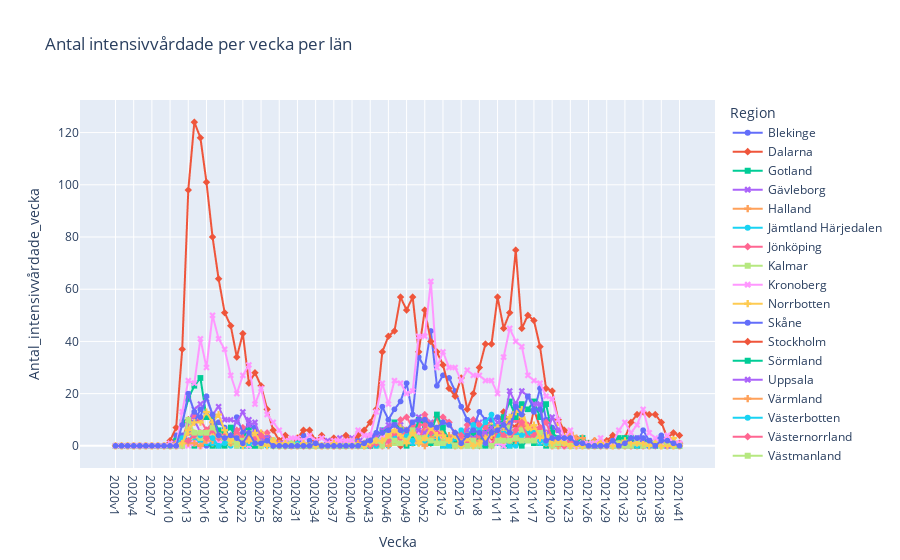

The code cell stored with this chart in its notebook:
### Markdown cell above
- 4. the cases of new intensive hospital care across läns

### Code cell
fig = px.line(covid19_län, x='Vecka', y='Antal_intensivvårdade_vecka', color='Region', symbol="Region", title="Antal intensivvårdade per vecka per län")
fig.show()

### Figure 1 — Plotly figure (JSON) as saved in the notebook; plotly's stock layout.template omitted (floating-point values rounded to 4 significant figures)
{"data": [{"hovertemplate": "Region=Blekinge<br>Vecka=%{x}<br>Antal_intensivvårdade_vecka=%{y}<extra></extra>", "legendgroup": "Blekinge", "line": {"color": "#636efa", "dash": "solid"}, "marker": {"symbol": "circle"}, "mode": "lines+markers", "name": "Blekinge", "showlegend": true, "type": "scattergl", "x": ["2020v1", "2020v2", "2020v3", "2020v4", "2020v5", "2020v6", "2020v7", "2020v8", "2020v9", "2020v10", "2020v11", "2020v12", "2020v13", "2020v14", "2020v15", "2020v16", "2020v17", "2020v18", "2020v19", "2020v20", "2020v21", "2020v22", "2020v23", "2020v24", "2020v25", "2020v26", "2020v27", "2020v28", "2020v29", "2020v30", "2020v31", "2020v32", "2020v33", "2020v34", "2020v35", "2020v36", "2020v37", "2020v38", "2020v39", "2020v40", "2020v41", "2020v42", "2020v43", "2020v44", "2020v45", "2020v46", "2020v47", "2020v48", "2020v49", "2020v50", "2020v51", "2020v52", "2020v53", "2021v1", "2021v2", "2021v3", "2021v4", "2021v5", "2021v6", "2021v7", "2021v8", "2021v9", "2021v10", "2021v11", "2021v12", "2021v13", "2021v14", "2021v15", "2021v16", "2021v17", "2021v18", "2021v19", "2021v20", "2021v21", "2021v22", "2021v23", "2021v24", "2021v25", "2021v26", "2021v27", "2021v28", "2021v29", "2021v30", "2021v31", "2021v32", "2021v33", "2021v34", "2021v35", "2021v36", "2021v37", "2021v38", "2021v39", "2021v40", "2021v41"], "xaxis": "x", "y": [0, 0, 0, 0, 0, 0, 0, 0, 0, 0, 0, 0, 1, 1, 0, 0, 0, 0, 0, 1, 0, 0, 1, 1, 2, 1, 0, 0, 0, 0, 0, 0, 0, 1, 0, 0, 0, 0, 0, 0, 0, 0, 0, 1, 0, 0, 2, 0, 1, 2, 5, 2, 2, 3, 1, 3, 1, 1, 1, 2, 2, 0, 0, 2, 0, 2, 1, 1, 2, 3, 3, 2, 2, 0, 1, 0, 1, 0, 0, 0, 0, 0, 0, 0, 0, 0, 1, 1, 0, 0, 0, 1, 0, 1], "yaxis": "y"}, {"hovertemplate": "Region=Dalarna<br>Vecka=%{x}<br>Antal_intensivvårdade_vecka=%{y}<extra></extra>", "legendgroup": "Dalarna", "line": {"color": "#EF553B", "dash": "solid"}, "marker": {"symbol": "diamond"}, "mode": "lines+markers", "name": "Dalarna", "showlegend": true, "type": "scattergl", "x": ["2020v1", "2020v2", "2020v3", "2020v4", "2020v5", "2020v6", "2020v7", "2020v8", "2020v9", "2020v10", "2020v11", "2020v12", "2020v13", "2020v14", "2020v15", "2020v16", "2020v17", "2020v18", "2020v19", "2020v20", "2020v21", "2020v22", "2020v23", "2020v24", "2020v25", "2020v26", "2020v27", "2020v28", "2020v29", "2020v30", "2020v31", "2020v32", "2020v33", "2020v34", "2020v35", "2020v36", "2020v37", "2020v38", "2020v39", "2020v40", "2020v41", "2020v42", "2020v43", "2020v44", "2020v45", "2020v46", "2020v47", "2020v48", "2020v49", "2020v50", "2020v51", "2020v52", "2020v53", "2021v1", "2021v2", "2021v3", "2021v4", "2021v5", "2021v6", "2021v7", "2021v8", "2021v9", "2021v10", "2021v11", "2021v12", "2021v13", "2021v14", "2021v15", "2021v16", "2021v17", "2021v18", "2021v19", "2021v20", "2021v21", "2021v22", "2021v23", "2021v24", "2021v25", "2021v26", "2021v27", "2021v28", "2021v29", "2021v30", "2021v31", "2021v32", "2021v33", "2021v34", "2021v35", "2021v36", "2021v37", "2021v38", "2021v39", "2021v40", "2021v41"], "xaxis": "x", "y": [0, 0, 0, 0, 0, 0, 0, 0, 0, 0, 0, 2, 10, 9, 10, 6, 7, 5, 4, 3, 1, 3, 3, 1, 0, 1, 0, 0, 1, 1, 0, 0, 0, 0, 0, 1, 0, 0, 0, 0, 1, 0, 0, 2, 2, 3, 3, 0, 1, 2, 2, 2, 1, 5, 2, 1, 2, 2, 1, 2, 0, 3, 2, 8, 13, 9, 7, 12, 3, 14, 7, 2, 3, 2, 1, 1, 0, 1, 0, 0, 0, 0, 0, 0, 0, 0, 1, 2, 0, 0, 0, 0, 1, 0], "yaxis": "y"}, {"hovertemplate": "Region=Gotland<br>Vecka=%{x}<br>Antal_intensivvårdade_vecka=%{y}<extra></extra>", "legendgroup": "Gotland", "line": {"color": "#00cc96", "dash": "solid"}, "marker": {"symbol": "square"}, "mode": "lines+markers", "name": "Gotland", "showlegend": true, "type": "scattergl", "x": ["2020v1", "2020v2", "2020v3", "2020v4", "2020v5", "2020v6", "2020v7", "2020v8", "2020v9", "2020v10", "2020v11", "2020v12", "2020v13", "2020v14", "2020v15", "2020v16", "2020v17", "2020v18", "2020v19", "2020v20", "2020v21", "2020v22", "2020v23", "2020v24", "2020v25", "2020v26", "2020v27", "2020v28", "2020v29", "2020v30", "2020v31", "2020v32", "2020v33", "2020v34", "2020v35", "2020v36", "2020v37", "2020v38", "2020v39", "2020v40", "2020v41", "2020v42", "2020v43", "2020v44", "2020v45", "2020v46", "2020v47", "2020v48", "2020v49", "2020v50", "2020v51", "2020v52", "2020v53", "2021v1", "2021v2", "2021v3", "2021v4", "2021v5", "2021v6", "2021v7", "2021v8", "2021v9", "2021v10", "2021v11", "2021v12", "2021v13", "2021v14", "2021v15", "2021v16", "2021v17", "2021v18", "2021v19", "2021v20", "2021v21", "2021v22", "2021v23", "2021v24", "2021v25", "2021v26", "2021v27", "2021v28", "2021v29", "2021v30", "2021v31", "2021v32", "2021v33", "2021v34", "2021v35", "2021v36", "2021v37", "2021v38", "2021v39", "2021v40", "2021v41"], "xaxis": "x", "y": [0, 0, 0, 0, 0, 0, 0, 0, 0, 0, 0, 0, 2, 0, 1, 1, 0, 0, 0, 1, 0, 0, 0, 0, 0, 1, 0, 0, 0, 0, 0, 0, 0, 1, 0, 0, 0, 0, 0, 0, 0, 0, 0, 0, 1, 1, 3, 4, 0, 1, 2, 1, 1, 2, 0, 0, 0, 1, 0, 0, 0, 0, 1, 1, 0, 0, 1, 0, 2, 1, 1, 0, 1, 0, 0, 0, 0, 0, 0, 0, 0, 0, 0, 0, 0, 0, 0, 0, 1, 0, 0, 0, 0, 0], "yaxis": "y"}, {"hovertemplate": "Region=Gävleborg<br>Vecka=%{x}<br>Antal_intensivvårdade_vecka=%{y}<extra></extra>", "legendgroup": "Gävleborg", "line": {"color": "#ab63fa", "dash": "solid"}, "marker": {"symbol": "x"}, "mode": "lines+markers", "name": "Gävleborg", "showlegend": true, "type": "scattergl", "x": ["2020v1", "2020v2", "2020v3", "2020v4", "2020v5", "2020v6", "2020v7", "2020v8", "2020v9", "2020v10", "2020v11", "2020v12", "2020v13", "2020v14", "2020v15", "2020v16", "2020v17", "2020v18", "2020v19", "2020v20", "2020v21", "2020v22", "2020v23", "2020v24", "2020v25", "2020v26", "2020v27", "2020v28", "2020v29", "2020v30", "2020v31", "2020v32", "2020v33", "2020v34", "2020v35", "2020v36", "2020v37", "2020v38", "2020v39", "2020v40", "2020v41", "2020v42", "2020v43", "2020v44", "2020v45", "2020v46", "2020v47", "2020v48", "2020v49", "2020v50", "2020v51", "2020v52", "2020v53", "2021v1", "2021v2", "2021v3", "2021v4", "2021v5", "2021v6", "2021v7", "2021v8", "2021v9", "2021v10", "2021v11", "2021v12", "2021v13", "2021v14", "2021v15", "2021v16", "2021v17", "2021v18", "2021v19", "2021v20", "2021v21", "2021v22", "2021v23", "2021v24", "2021v25", "2021v26", "2021v27", "2021v28", "2021v29", "2021v30", "2021v31", "2021v32", "2021v33", "2021v34", "2021v35", "2021v36", "2021v37", "2021v38", "2021v39", "2021v40", "2021v41"], "xaxis": "x", "y": [0, 0, 0, 0, 0, 0, 0, 0, 0, 0, 0, 1, 5, 10, 5, 4, 6, 5, 3, 2, 4, 3, 10, 5, 3, 1, 2, 1, 1, 0, 0, 0, 0, 0, 0, 1, 0, 3, 1, 0, 0, 0, 0, 0, 2, 2, 2, 8, 6, 9, 11, 9, 9, 6, 2, 3, 1, 2, 6, 2, 9, 6, 7, 4, 4, 8, 10, 14, 7, 5, 3, 4, 2, 1, 0, 0, 0, 1, 0, 0, 0, 1, 0, 0, 1, 1, 0, 0, 2, 0, 2, 0, 1, 0], "yaxis": "y"}, {"hovertemplate": "Region=Halland<br>Vecka=%{x}<br>Antal_intensivvårdade_vecka=%{y}<extra></extra>", "legendgroup": "Halland", "line": {"color": "#FFA15A", "dash": "solid"}, "marker": {"symbol": "cross"}, "mode": "lines+markers", "name": "Halland", "showlegend": true, "type": "scattergl", "x": ["2020v1", "2020v2", "2020v3", "2020v4", "2020v5", "2020v6", "2020v7", "2020v8", "2020v9", "2020v10", "2020v11", "2020v12", "2020v13", "2020v14", "2020v15", "2020v16", "2020v17", "2020v18", "2020v19", "2020v20", "2020v21", "2020v22", "2020v23", "2020v24", "2020v25", "2020v26", "2020v27", "2020v28", "2020v29", "2020v30", "2020v31", "2020v32", "2020v33", "2020v34", "2020v35", "2020v36", "2020v37", "2020v38", "2020v39", "2020v40", "2020v41", "2020v42", "2020v43", "2020v44", "2020v45", "2020v46", "2020v47", "2020v48", "2020v49", "2020v50", "2020v51", "2020v52", "2020v53", "2021v1", "2021v2", "2021v3", "2021v4", "2021v5", "2021v6", "2021v7", "2021v8", "2021v9", "2021v10", "2021v11", "2021v12", "2021v13", "2021v14", "2021v15", "2021v16", "2021v17", "2021v18", "2021v19", "2021v20", "2021v21", "2021v22", "2021v23", "2021v24", "2021v25", "2021v26", "2021v27", "2021v28", "2021v29", "2021v30", "2021v31", "2021v32", "2021v33", "2021v34", "2021v35", "2021v36", "2021v37", "2021v38", "2021v39", "2021v40", "2021v41"], "xaxis": "x", "y": [0, 0, 0, 0, 0, 0, 0, 0, 0, 0, 0, 2, 7, 2, 4, 2, 1, 4, 2, 2, 1, 3, 2, 1, 1, 2, 1, 0, 0, 1, 0, 1, 0, 0, 0, 1, 0, 0, 0, 2, 2, 0, 2, 1, 1, 1, 3, 2, 4, 1, 2, 6, 6, 11, 3, 4, 4, 4, 4, 4, 6, 4, 8, 3, 7, 6, 5, 8, 5, 3, 4, 4, 0, 1, 0, 0, 0, 0, 0, 0, 0, 0, 2, 0, 0, 1, 1, 1, 1, 1, 0, 0, 0, 0], "yaxis": "y"}, {"hovertemplate": "Region=Jämtland Härjedalen<br>Vecka=%{x}<br>Antal_intensivvårdade_vecka=%{y}<extra></extra>", "legendgroup": "Jämtland Härjedalen", "line": {"color": "#19d3f3", "dash": "solid"}, "marker": {"symbol": "circle"}, "mode": "lines+markers", "name": "Jämtland Härjedalen", "showlegend": true, "type": "scattergl", "x": ["2020v1", "2020v2", "2020v3", "2020v4", "2020v5", "2020v6", "2020v7", "2020v8", "2020v9", "2020v10", "2020v11", "2020v12", "2020v13", "2020v14", "2020v15", "2020v16", "2020v17", "2020v18", "2020v19", "2020v20", "2020v21", "2020v22", "2020v23", "2020v24", "2020v25", "2020v26", "2020v27", "2020v28", "2020v29", "2020v30", "2020v31", "2020v32", "2020v33", "2020v34", "2020v35", "2020v36", "2020v37", "2020v38", "2020v39", "2020v40", "2020v41", "2020v42", "2020v43", "2020v44", "2020v45", "2020v46", "2020v47", "2020v48", "2020v49", "2020v50", "2020v51", "2020v52", "2020v53", "2021v1", "2021v2", "2021v3", "2021v4", "2021v5", "2021v6", "2021v7", "2021v8", "2021v9", "2021v10", "2021v11", "2021v12", "2021v13", "2021v14", "2021v15", "2021v16", "2021v17", "2021v18", "2021v19", "2021v20", "2021v21", "2021v22", "2021v23", "2021v24", "2021v25", "2021v26", "2021v27", "2021v28", "2021v29", "2021v30", "2021v31", "2021v32", "2021v33", "2021v34", "2021v35", "2021v36", "2021v37", "2021v38", "2021v39", "2021v40", "2021v41"], "xaxis": "x", "y": [0, 0, 0, 0, 0, 0, 0, 0, 0, 0, 0, 0, 1, 2, 2, 1, 1, 1, 4, 0, 3, 0, 1, 0, 0, 0, 1, 0, 1, 0, 1, 1, 0, 0, 0, 0, 0, 0, 0, 0, 2, 0, 0, 1, 0, 0, 2, 5, 2, 1, 1, 3, 4, 1, 1, 2, 0, 0, 2, 0, 0, 1, 0, 1, 1, 0, 0, 4, 4, 5, 1, 1, 1, 2, 0, 0, 0, 0, 0, 0, 0, 0, 0, 1, 0, 0, 0, 0, 0, 0, 0, 1, 0, 0], "yaxis": "y"}, {"hovertemplate": "Region=Jönköping<br>Vecka=%{x}<br>Antal_intensivvårdade_vecka=%{y}<extra></extra>", "legendgroup": "Jönköping", "line": {"color": "#FF6692", "dash": "solid"}, "marker": {"symbol": "diamond"}, "mode": "lines+markers", "name": "Jönköping", "showlegend": true, "type": "scattergl", "x": ["2020v1", "2020v2", "2020v3", "2020v4", "2020v5", "2020v6", "2020v7", "2020v8", "2020v9", "2020v10", "2020v11", "2020v12", "2020v13", "2020v14", "2020v15", "2020v16", "2020v17", "2020v18", "2020v19", "2020v20", "2020v21", "2020v22", "2020v23", "2020v24", "2020v25", "2020v26", "2020v27", "2020v28", "2020v29", "2020v30", "2020v31", "2020v32", "2020v33", "2020v34", "2020v35", "2020v36", "2020v37", "2020v38", "2020v39", "2020v40", "2020v41", "2020v42", "2020v43", "2020v44", "2020v45", "2020v46", "2020v47", "2020v48", "2020v49", "2020v50", "2020v51", "2020v52", "2020v53", "2021v1", "2021v2", "2021v3", "2021v4", "2021v5", "2021v6", "2021v7", "2021v8", "2021v9", "2021v10", "2021v11", "2021v12", "2021v13", "2021v14", "2021v15", "2021v16", "2021v17", "2021v18", "2021v19", "2021v20", "2021v21", "2021v22", "2021v23", "2021v24", "2021v25", "2021v26", "2021v27", "2021v28", "2021v29", "2021v30", "2021v31", "2021v32", "2021v33", "2021v34", "2021v35", "2021v36", "2021v37", "2021v38", "2021v39", "2021v40", "2021v41"], "xaxis": "x", "y": [0, 0, 0, 0, 0, 0, 0, 0, 0, 0, 1, 0, 9, 12, 10, 6, 9, 5, 4, 4, 6, 7, 5, 3, 5, 5, 2, 1, 0, 1, 0, 0, 0, 0, 0, 1, 0, 0, 0, 0, 1, 1, 4, 4, 5, 7, 4, 10, 11, 7, 8, 12, 8, 11, 11, 9, 4, 3, 8, 10, 8, 7, 10, 7, 9, 8, 10, 9, 8, 7, 3, 5, 3, 0, 0, 2, 1, 1, 0, 0, 2, 1, 1, 1, 0, 0, 2, 0, 0, 1, 0, 0, 1, 1], "yaxis": "y"}, {"hovertemplate": "Region=Kalmar<br>Vecka=%{x}<br>Antal_intensivvårdade_vecka=%{y}<extra></extra>", "legendgroup": "Kalmar", "line": {"color": "#B6E880", "dash": "solid"}, "marker": {"symbol": "square"}, "mode": "lines+markers", "name": "Kalmar", "showlegend": true, "type": "scattergl", "x": ["2020v1", "2020v2", "2020v3", "2020v4", "2020v5", "2020v6", "2020v7", "2020v8", "2020v9", "2020v10", "2020v11", "2020v12", "2020v13", "2020v14", "2020v15", "2020v16", "2020v17", "2020v18", "2020v19", "2020v20", "2020v21", "2020v22", "2020v23", "2020v24", "2020v25", "2020v26", "2020v27", "2020v28", "2020v29", "2020v30", "2020v31", "2020v32", "2020v33", "2020v34", "2020v35", "2020v36", "2020v37", "2020v38", "2020v39", "2020v40", "2020v41", "2020v42", "2020v43", "2020v44", "2020v45", "2020v46", "2020v47", "2020v48", "2020v49", "2020v50", "2020v51", "2020v52", "2020v53", "2021v1", "2021v2", "2021v3", "2021v4", "2021v5", "2021v6", "2021v7", "2021v8", "2021v9", "2021v10", "2021v11", "2021v12", "2021v13", "2021v14", "2021v15", "2021v16", "2021v17", "2021v18", "2021v19", "2021v20", "2021v21", "2021v22", "2021v23", "2021v24", "2021v25", "2021v26", "2021v27", "2021v28", "2021v29", "2021v30", "2021v31", "2021v32", "2021v33", "2021v34", "2021v35", "2021v36", "2021v37", "2021v38", "2021v39", "2021v40", "2021v41"], "xaxis": "x", "y": [0, 0, 0, 0, 0, 0, 0, 0, 0, 0, 0, 0, 1, 4, 3, 5, 4, 2, 3, 1, 0, 1, 3, 1, 0, 1, 0, 1, 1, 0, 0, 0, 0, 0, 0, 0, 0, 0, 0, 0, 0, 0, 0, 0, 1, 1, 1, 1, 4, 2, 2, 2, 3, 7, 3, 1, 1, 1, 2, 0, 3, 3, 1, 2, 2, 7, 4, 6, 6, 3, 2, 1, 1, 0, 0, 0, 0, 0, 0, 0, 0, 0, 0, 0, 0, 0, 0, 0, 0, 0, 0, 0, 0, 0], "yaxis": "y"}, {"hovertemplate": "Region=Kronoberg<br>Vecka=%{x}<br>Antal_intensivvårdade_vecka=%{y}<extra></extra>", "legendgroup": "Kronoberg", "line": {"color": "#FF97FF", "dash": "solid"}, "marker": {"symbol": "x"}, "mode": "lines+markers", "name": "Kronoberg", "showlegend": true, "type": "scattergl", "x": ["2020v1", "2020v2", "2020v3", "2020v4", "2020v5", "2020v6", "2020v7", "2020v8", "2020v9", "2020v10", "2020v11", "2020v12", "2020v13", "2020v14", "2020v15", "2020v16", "2020v17", "2020v18", "2020v19", "2020v20", "2020v21", "2020v22", "2020v23", "2020v24", "2020v25", "2020v26", "2020v27", "2020v28", "2020v29", "2020v30", "2020v31", "2020v32", "2020v33", "2020v34", "2020v35", "2020v36", "2020v37", "2020v38", "2020v39", "2020v40", "2020v41", "2020v42", "2020v43", "2020v44", "2020v45", "2020v46", "2020v47", "2020v48", "2020v49", "2020v50", "2020v51", "2020v52", "2020v53", "2021v1", "2021v2", "2021v3", "2021v4", "2021v5", "2021v6", "2021v7", "2021v8", "2021v9", "2021v10", "2021v11", "2021v12", "2021v13", "2021v14", "2021v15", "2021v16", "2021v17", "2021v18", "2021v19", "2021v20", "2021v21", "2021v22", "2021v23", "2021v24", "2021v25", "2021v26", "2021v27", "2021v28", "2021v29", "2021v30", "2021v31", "2021v32", "2021v33", "2021v34", "2021v35", "2021v36", "2021v37", "2021v38", "2021v39", "2021v40", "2021v41"], "xaxis": "x", "y": [0, 0, 0, 0, 0, 0, 0, 0, 0, 0, 0, 0, 0, 1, 0, 2, 4, 1, 2, 2, 3, 2, 0, 2, 2, 1, 1, 0, 0, 0, 0, 0, 0, 0, 0, 0, 0, 1, 0, 0, 0, 1, 2, 1, 3, 1, 5, 1, 3, 2, 5, 5, 6, 6, 4, 2, 3, 3, 4, 2, 4, 5, 1, 1, 0, 4, 6, 2, 2, 3, 2, 5, 0, 1, 0, 0, 0, 0, 0, 1, 0, 0, 0, 1, 0, 0, 1, 1, 1, 0, 0, 0, 0, 1], "yaxis": "y"}, {"hovertemplate": "Region=Norrbotten<br>Vecka=%{x}<br>Antal_intensivvårdade_vecka=%{y}<extra></extra>", "legendgroup": "Norrbotten", "line": {"color": "#FECB52", "dash": "solid"}, "marker": {"symbol": "cross"}, "mode": "lines+markers", "name": "Norrbotten", "showlegend": true, "type": "scattergl", "x": ["2020v1", "2020v2", "2020v3", "2020v4", "2020v5", "2020v6", "2020v7", "2020v8", "2020v9", "2020v10", "2020v11", "2020v12", "2020v13", "2020v14", "2020v15", "2020v16", "2020v17", "2020v18", "2020v19", "2020v20", "2020v21", "2020v22", "2020v23", "2020v24", "2020v25", "2020v26", "2020v27", "2020v28", "2020v29", "2020v30", "2020v31", "2020v32", "2020v33", "2020v34", "2020v35", "2020v36", "2020v37", "2020v38", "2020v39", "2020v40", "2020v41", "2020v42", "2020v43", "2020v44", "2020v45", "2020v46", "2020v47", "2020v48", "2020v49", "2020v50", "2020v51", "2020v52", "2020v53", "2021v1", "2021v2", "2021v3", "2021v4", "2021v5", "2021v6", "2021v7", "2021v8", "2021v9", "2021v10", "2021v11", "2021v12", "2021v13", "2021v14", "2021v15", "2021v16", "2021v17", "2021v18", "2021v19", "2021v20", "2021v21", "2021v22", "2021v23", "2021v24", "2021v25", "2021v26", "2021v27", "2021v28", "2021v29", "2021v30", "2021v31", "2021v32", "2021v33", "2021v34", "2021v35", "2021v36", "2021v37", "2021v38", "2021v39", "2021v40", "2021v41"], "xaxis": "x", "y": [0, 0, 0, 0, 0, 0, 0, 0, 0, 0, 0, 3, 5, 5, 5, 5, 5, 3, 3, 2, 1, 0, 3, 3, 5, 3, 2, 0, 1, 1, 3, 1, 1, 0, 0, 0, 0, 0, 0, 1, 2, 1, 3, 1, 1, 4, 2, 7, 6, 3, 1, 1, 4, 3, 5, 2, 0, 4, 4, 6, 5, 2, 8, 3, 7, 4, 4, 11, 7, 6, 7, 4, 3, 9, 4, 4, 1, 0, 1, 0, 2, 0, 0, 1, 0, 0, 0, 1, 0, 1, 1, 0, 3, 0], "yaxis": "y"}, {"hovertemplate": "Region=Skåne<br>Vecka=%{x}<br>Antal_intensivvårdade_vecka=%{y}<extra></extra>", "legendgroup": "Skåne", "line": {"color": "#636efa", "dash": "solid"}, "marker": {"symbol": "circle"}, "mode": "lines+markers", "name": "Skåne", "showlegend": true, "type": "scattergl", "x": ["2020v1", "2020v2", "2020v3", "2020v4", "2020v5", "2020v6", "2020v7", "2020v8", "2020v9", "2020v10", "2020v11", "2020v12", "2020v13", "2020v14", "2020v15", "2020v16", "2020v17", "2020v18", "2020v19", "2020v20", "2020v21", "2020v22", "2020v23", "2020v24", "2020v25", "2020v26", "2020v27", "2020v28", "2020v29", "2020v30", "2020v31", "2020v32", "2020v33", "2020v34", "2020v35", "2020v36", "2020v37", "2020v38", "2020v39", "2020v40", "2020v41", "2020v42", "2020v43", "2020v44", "2020v45", "2020v46", "2020v47", "2020v48", "2020v49", "2020v50", "2020v51", "2020v52", "2020v53", "2021v1", "2021v2", "2021v3", "2021v4", "2021v5", "2021v6", "2021v7", "2021v8", "2021v9", "2021v10", "2021v11", "2021v12", "2021v13", "2021v14", "2021v15", "2021v16", "2021v17", "2021v18", "2021v19", "2021v20", "2021v21", "2021v22", "2021v23", "2021v24", "2021v25", "2021v26", "2021v27", "2021v28", "2021v29", "2021v30", "2021v31", "2021v32", "2021v33", "2021v34", "2021v35", "2021v36", "2021v37", "2021v38", "2021v39", "2021v40", "2021v41"], "xaxis": "x", "y": [0, 0, 0, 0, 0, 0, 0, 0, 0, 0, 4, 4, 6, 9, 14, 12, 9, 9, 7, 2, 11, 5, 8, 7, 0, 3, 0, 1, 0, 2, 0, 4, 2, 0, 0, 0, 2, 1, 1, 1, 2, 1, 4, 5, 15, 10, 14, 17, 24, 12, 34, 30, 44, 23, 27, 26, 21, 15, 10, 7, 13, 10, 10, 11, 7, 10, 16, 14, 14, 13, 22, 10, 7, 6, 1, 3, 0, 0, 0, 0, 0, 1, 2, 2, 1, 1, 1, 6, 2, 2, 4, 2, 1, 0], "yaxis": "y"}, {"hovertemplate": "Region=Stockholm<br>Vecka=%{x}<br>Antal_intensivvårdade_vecka=%{y}<extra></extra>", "legendgroup": "Stockholm", "line": {"color": "#EF553B", "dash": "solid"}, "marker": {"symbol": "diamond"}, "mode": "lines+markers", "name": "Stockholm", "showlegend": true, "type": "scattergl", "x": ["2020v1", "2020v2", "2020v3", "2020v4", "2020v5", "2020v6", "2020v7", "2020v8", "2020v9", "2020v10", "2020v11", "2020v12", "2020v13", "2020v14", "2020v15", "2020v16", "2020v17", "2020v18", "2020v19", "2020v20", "2020v21", "2020v22", "2020v23", "2020v24", "2020v25", "2020v26", "2020v27", "2020v28", "2020v29", "2020v30", "2020v31", "2020v32", "2020v33", "2020v34", "2020v35", "2020v36", "2020v37", "2020v38", "2020v39", "2020v40", "2020v41", "2020v42", "2020v43", "2020v44", "2020v45", "2020v46", "2020v47", "2020v48", "2020v49", "2020v50", "2020v51", "2020v52", "2020v53", "2021v1", "2021v2", "2021v3", "2021v4", "2021v5", "2021v6", "2021v7", "2021v8", "2021v9", "2021v10", "2021v11", "2021v12", "2021v13", "2021v14", "2021v15", "2021v16", "2021v17", "2021v18", "2021v19", "2021v20", "2021v21", "2021v22", "2021v23", "2021v24", "2021v25", "2021v26", "2021v27", "2021v28", "2021v29", "2021v30", "2021v31", "2021v32", "2021v33", "2021v34", "2021v35", "2021v36", "2021v37", "2021v38", "2021v39", "2021v40", "2021v41"], "xaxis": "x", "y": [0, 0, 0, 0, 0, 0, 0, 0, 0, 2, 7, 37, 98, 124, 118, 101, 80, 64, 51, 46, 34, 43, 24, 28, 23, 14, 6, 2, 4, 1, 3, 6, 6, 2, 4, 1, 3, 0, 4, 2, 4, 6, 9, 14, 36, 42, 44, 57, 52, 57, 36, 52, 40, 36, 31, 22, 19, 26, 14, 20, 30, 39, 39, 57, 45, 51, 75, 45, 50, 48, 38, 22, 21, 10, 6, 4, 3, 3, 1, 2, 0, 2, 4, 1, 3, 9, 12, 13, 12, 12, 9, 3, 5, 4], "yaxis": "y"}, {"hovertemplate": "Region=Sörmland<br>Vecka=%{x}<br>Antal_intensivvårdade_vecka=%{y}<extra></extra>", "legendgroup": "Sörmland", "line": {"color": "#00cc96", "dash": "solid"}, "marker": {"symbol": "square"}, "mode": "lines+markers", "name": "Sörmland", "showlegend": true, "type": "scattergl", "x": ["2020v1", "2020v2", "2020v3", "2020v4", "2020v5", "2020v6", "2020v7", "2020v8", "2020v9", "2020v10", "2020v11", "2020v12", "2020v13", "2020v14", "2020v15", "2020v16", "2020v17", "2020v18", "2020v19", "2020v20", "2020v21", "2020v22", "2020v23", "2020v24", "2020v25", "2020v26", "2020v27", "2020v28", "2020v29", "2020v30", "2020v31", "2020v32", "2020v33", "2020v34", "2020v35", "2020v36", "2020v37", "2020v38", "2020v39", "2020v40", "2020v41", "2020v42", "2020v43", "2020v44", "2020v45", "2020v46", "2020v47", "2020v48", "2020v49", "2020v50", "2020v51", "2020v52", "2020v53", "2021v1", "2021v2", "2021v3", "2021v4", "2021v5", "2021v6", "2021v7", "2021v8", "2021v9", "2021v10", "2021v11", "2021v12", "2021v13", "2021v14", "2021v15", "2021v16", "2021v17", "2021v18", "2021v19", "2021v20", "2021v21", "2021v22", "2021v23", "2021v24", "2021v25", "2021v26", "2021v27", "2021v28", "2021v29", "2021v30", "2021v31", "2021v32", "2021v33", "2021v34", "2021v35", "2021v36", "2021v37", "2021v38", "2021v39", "2021v40", "2021v41"], "xaxis": "x", "y": [0, 0, 0, 0, 0, 0, 0, 0, 0, 0, 2, 9, 18, 23, 26, 11, 11, 6, 5, 7, 2, 3, 6, 0, 1, 1, 2, 0, 0, 0, 0, 0, 0, 0, 0, 0, 0, 0, 0, 1, 0, 0, 0, 2, 6, 6, 9, 6, 5, 3, 10, 8, 5, 12, 7, 2, 2, 4, 3, 4, 3, 5, 7, 5, 11, 17, 11, 16, 14, 17, 11, 16, 5, 3, 3, 0, 1, 3, 1, 0, 0, 0, 0, 3, 3, 3, 0, 2, 1, 0, 1, 0, 0, 0], "yaxis": "y"}, {"hovertemplate": "Region=Uppsala<br>Vecka=%{x}<br>Antal_intensivvårdade_vecka=%{y}<extra></extra>", "legendgroup": "Uppsala", "line": {"color": "#ab63fa", "dash": "solid"}, "marker": {"symbol": "x"}, "mode": "lines+markers", "name": "Uppsala", "showlegend": true, "type": "scattergl", "x": ["2020v1", "2020v2", "2020v3", "2020v4", "2020v5", "2020v6", "2020v7", "2020v8", "2020v9", "2020v10", "2020v11", "2020v12", "2020v13", "2020v14", "2020v15", "2020v16", "2020v17", "2020v18", "2020v19", "2020v20", "2020v21", "2020v22", "2020v23", "2020v24", "2020v25", "2020v26", "2020v27", "2020v28", "2020v29", "2020v30", "2020v31", "2020v32", "2020v33", "2020v34", "2020v35", "2020v36", "2020v37", "2020v38", "2020v39", "2020v40", "2020v41", "2020v42", "2020v43", "2020v44", "2020v45", "2020v46", "2020v47", "2020v48", "2020v49", "2020v50", "2020v51", "2020v52", "2020v53", "2021v1", "2021v2", "2021v3", "2021v4", "2021v5", "2021v6", "2021v7", "2021v8", "2021v9", "2021v10", "2021v11", "2021v12", "2021v13", "2021v14", "2021v15", "2021v16", "2021v17", "2021v18", "2021v19", "2021v20", "2021v21", "2021v22", "2021v23", "2021v24", "2021v25", "2021v26", "2021v27", "2021v28", "2021v29", "2021v30", "2021v31", "2021v32", "2021v33", "2021v34", "2021v35", "2021v36", "2021v37", "2021v38", "2021v39", "2021v40", "2021v41"], "xaxis": "x", "y": [0, 0, 0, 0, 0, 0, 0, 0, 0, 0, 1, 2, 9, 14, 16, 18, 12, 15, 10, 10, 9, 13, 8, 9, 3, 3, 2, 1, 1, 0, 0, 0, 0, 0, 0, 2, 0, 0, 0, 3, 1, 4, 3, 3, 6, 8, 8, 5, 5, 7, 6, 5, 8, 4, 1, 1, 4, 0, 4, 3, 5, 5, 7, 9, 8, 21, 16, 21, 19, 16, 16, 3, 11, 6, 1, 2, 0, 0, 0, 0, 0, 0, 1, 1, 0, 0, 3, 2, 0, 1, 1, 0, 1, 1], "yaxis": "y"}, {"hovertemplate": "Region=Värmland<br>Vecka=%{x}<br>Antal_intensivvårdade_vecka=%{y}<extra></extra>", "legendgroup": "Värmland", "line": {"color": "#FFA15A", "dash": "solid"}, "marker": {"symbol": "cross"}, "mode": "lines+markers", "name": "Värmland", "showlegend": true, "type": "scattergl", "x": ["2020v1", "2020v2", "2020v3", "2020v4", "2020v5", "2020v6", "2020v7", "2020v8", "2020v9", "2020v10", "2020v11", "2020v12", "2020v13", "2020v14", "2020v15", "2020v16", "2020v17", "2020v18", "2020v19", "2020v20", "2020v21", "2020v22", "2020v23", "2020v24", "2020v25", "2020v26", "2020v27", "2020v28", "2020v29", "2020v30", "2020v31", "2020v32", "2020v33", "2020v34", "2020v35", "2020v36", "2020v37", "2020v38", "2020v39", "2020v40", "2020v41", "2020v42", "2020v43", "2020v44", "2020v45", "2020v46", "2020v47", "2020v48", "2020v49", "2020v50", "2020v51", "2020v52", "2020v53", "2021v1", "2021v2", "2021v3", "2021v4", "2021v5", "2021v6", "2021v7", "2021v8", "2021v9", "2021v10", "2021v11", "2021v12", "2021v13", "2021v14", "2021v15", "2021v16", "2021v17", "2021v18", "2021v19", "2021v20", "2021v21", "2021v22", "2021v23", "2021v24", "2021v25", "2021v26", "2021v27", "2021v28", "2021v29", "2021v30", "2021v31", "2021v32", "2021v33", "2021v34", "2021v35", "2021v36", "2021v37", "2021v38", "2021v39", "2021v40", "2021v41"], "xaxis": "x", "y": [0, 0, 0, 0, 0, 0, 0, 0, 0, 0, 1, 2, 1, 1, 0, 2, 2, 4, 4, 1, 2, 3, 3, 2, 1, 1, 1, 1, 0, 0, 0, 0, 0, 1, 0, 0, 0, 0, 0, 0, 1, 0, 1, 1, 0, 0, 2, 3, 3, 5, 1, 0, 3, 4, 1, 3, 0, 3, 2, 2, 2, 2, 4, 7, 2, 2, 2, 4, 5, 4, 6, 1, 0, 0, 3, 5, 3, 3, 0, 2, 2, 1, 0, 1, 1, 0, 0, 0, 0, 1, 0, 2, 0, 0], "yaxis": "y"}, {"hovertemplate": "Region=Västerbotten<br>Vecka=%{x}<br>Antal_intensivvårdade_vecka=%{y}<extra></extra>", "legendgroup": "Västerbotten", "line": {"color": "#19d3f3", "dash": "solid"}, "marker": {"symbol": "circle"}, "mode": "lines+markers", "name": "Västerbotten", "showlegend": true, "type": "scattergl", "x": ["2020v1", "2020v2", "2020v3", "2020v4", "2020v5", "2020v6", "2020v7", "2020v8", "2020v9", "2020v10", "2020v11", "2020v12", "2020v13", "2020v14", "2020v15", "2020v16", "2020v17", "2020v18", "2020v19", "2020v20", "2020v21", "2020v22", "2020v23", "2020v24", "2020v25", "2020v26", "2020v27", "2020v28", "2020v29", "2020v30", "2020v31", "2020v32", "2020v33", "2020v34", "2020v35", "2020v36", "2020v37", "2020v38", "2020v39", "2020v40", "2020v41", "2020v42", "2020v43", "2020v44", "2020v45", "2020v46", "2020v47", "2020v48", "2020v49", "2020v50", "2020v51", "2020v52", "2020v53", "2021v1", "2021v2", "2021v3", "2021v4", "2021v5", "2021v6", "2021v7", "2021v8", "2021v9", "2021v10", "2021v11", "2021v12", "2021v13", "2021v14", "2021v15", "2021v16", "2021v17", "2021v18", "2021v19", "2021v20", "2021v21", "2021v22", "2021v23", "2021v24", "2021v25", "2021v26", "2021v27", "2021v28", "2021v29", "2021v30", "2021v31", "2021v32", "2021v33", "2021v34", "2021v35", "2021v36", "2021v37", "2021v38", "2021v39", "2021v40", "2021v41"], "xaxis": "x", "y": [0, 0, 0, 0, 0, 0, 0, 0, 0, 0, 0, 3, 2, 5, 4, 4, 3, 0, 1, 2, 2, 2, 1, 1, 0, 1, 0, 0, 1, 0, 1, 0, 0, 0, 0, 0, 0, 0, 0, 0, 0, 0, 0, 0, 0, 2, 3, 6, 4, 2, 3, 2, 5, 4, 0, 0, 3, 6, 3, 8, 6, 9, 12, 4, 5, 5, 5, 4, 5, 5, 2, 1, 2, 2, 1, 0, 0, 1, 0, 0, 0, 0, 0, 0, 1, 0, 0, 0, 0, 0, 0, 1, 0, 0], "yaxis": "y"}, {"hovertemplate": "Region=Västernorrland<br>Vecka=%{x}<br>Antal_intensivvårdade_vecka=%{y}<extra></extra>", "legendgroup": "Västernorrland", "line": {"color": "#FF6692", "dash": "solid"}, "marker": {"symbol": "diamond"}, "mode": "lines+markers", "name": "Västernorrland", "showlegend": true, "type": "scattergl", "x": ["2020v1", "2020v2", "2020v3", "2020v4", "2020v5", "2020v6", "2020v7", "2020v8", "2020v9", "2020v10", "2020v11", "2020v12", "2020v13", "2020v14", "2020v15", "2020v16", "2020v17", "2020v18", "2020v19", "2020v20", "2020v21", "2020v22", "2020v23", "2020v24", "2020v25", "2020v26", "2020v27", "2020v28", "2020v29", "2020v30", "2020v31", "2020v32", "2020v33", "2020v34", "2020v35", "2020v36", "2020v37", "2020v38", "2020v39", "2020v40", "2020v41", "2020v42", "2020v43", "2020v44", "2020v45", "2020v46", "2020v47", "2020v48", "2020v49", "2020v50", "2020v51", "2020v52", "2020v53", "2021v1", "2021v2", "2021v3", "2021v4", "2021v5", "2021v6", "2021v7", "2021v8", "2021v9", "2021v10", "2021v11", "2021v12", "2021v13", "2021v14", "2021v15", "2021v16", "2021v17", "2021v18", "2021v19", "2021v20", "2021v21", "2021v22", "2021v23", "2021v24", "2021v25", "2021v26", "2021v27", "2021v28", "2021v29", "2021v30", "2021v31", "2021v32", "2021v33", "2021v34", "2021v35", "2021v36", "2021v37", "2021v38", "2021v39", "2021v40", "2021v41"], "xaxis": "x", "y": [0, 0, 0, 0, 0, 0, 0, 0, 0, 0, 0, 1, 2, 4, 5, 3, 6, 3, 4, 3, 5, 3, 2, 3, 4, 2, 1, 0, 0, 0, 0, 0, 0, 0, 0, 0, 0, 0, 0, 0, 0, 0, 0, 1, 0, 2, 5, 3, 6, 8, 2, 8, 5, 5, 4, 2, 5, 4, 1, 2, 4, 3, 0, 6, 4, 2, 6, 9, 3, 4, 7, 9, 3, 1, 0, 2, 0, 0, 0, 0, 0, 0, 0, 0, 0, 0, 1, 0, 1, 0, 0, 0, 0, 1], "yaxis": "y"}, {"hovertemplate": "Region=Västmanland<br>Vecka=%{x}<br>Antal_intensivvårdade_vecka=%{y}<extra></extra>", "legendgroup": "Västmanland", "line": {"color": "#B6E880", "dash": "solid"}, "marker": {"symbol": "square"}, "mode": "lines+markers", "name": "Västmanland", "showlegend": true, "type": "scattergl", "x": ["2020v1", "2020v2", "2020v3", "2020v4", "2020v5", "2020v6", "2020v7", "2020v8", "2020v9", "2020v10", "2020v11", "2020v12", "2020v13", "2020v14", "2020v15", "2020v16", "2020v17", "2020v18", "2020v19", "2020v20", "2020v21", "2020v22", "2020v23", "2020v24", "2020v25", "2020v26", "2020v27", "2020v28", "2020v29", "2020v30", "2020v31", "2020v32", "2020v33", "2020v34", "2020v35", "2020v36", "2020v37", "2020v38", "2020v39", "2020v40", "2020v41", "2020v42", "2020v43", "2020v44", "2020v45", "2020v46", "2020v47", "2020v48", "2020v49", "2020v50", "2020v51", "2020v52", "2020v53", "2021v1", "2021v2", "2021v3", "2021v4", "2021v5", "2021v6", "2021v7", "2021v8", "2021v9", "2021v10", "2021v11", "2021v12", "2021v13", "2021v14", "2021v15", "2021v16", "2021v17", "2021v18", "2021v19", "2021v20", "2021v21", "2021v22", "2021v23", "2021v24", "2021v25", "2021v26", "2021v27", "2021v28", "2021v29", "2021v30", "2021v31", "2021v32", "2021v33", "2021v34", "2021v35", "2021v36", "2021v37", "2021v38", "2021v39", "2021v40", "2021v41"], "xaxis": "x", "y": [0, 0, 0, 0, 0, 0, 0, 0, 0, 0, 0, 0, 10, 5, 5, 5, 7, 4, 3, 2, 1, 2, 5, 1, 0, 1, 2, 0, 0, 2, 0, 0, 0, 0, 0, 0, 0, 0, 0, 2, 0, 0, 2, 2, 0, 4, 2, 1, 2, 6, 3, 3, 2, 1, 1, 2, 0, 0, 0, 2, 0, 2, 0, 2, 2, 2, 3, 2, 2, 2, 5, 3, 0, 1, 1, 0, 0, 0, 0, 1, 0, 0, 0, 1, 0, 0, 1, 0, 1, 1, 0, 1, 0, 0], "yaxis": "y"}, {"hovertemplate": "Region=Västra Götaland<br>Vecka=%{x}<br>Antal_intensivvårdade_vecka=%{y}<extra></extra>", "legendgroup": "Västra Götaland", "line": {"color": "#FF97FF", "dash": "solid"}, "marker": {"symbol": "x"}, "mode": "lines+markers", "name": "Västra Götaland", "showlegend": true, "type": "scattergl", "x": ["2020v1", "2020v2", "2020v3", "2020v4", "2020v5", "2020v6", "2020v7", "2020v8", "2020v9", "2020v10", "2020v11", "2020v12", "2020v13", "2020v14", "2020v15", "2020v16", "2020v17", "2020v18", "2020v19", "2020v20", "2020v21", "2020v22", "2020v23", "2020v24", "2020v25", "2020v26", "2020v27", "2020v28", "2020v29", "2020v30", "2020v31", "2020v32", "2020v33", "2020v34", "2020v35", "2020v36", "2020v37", "2020v38", "2020v39", "2020v40", "2020v41", "2020v42", "2020v43", "2020v44", "2020v45", "2020v46", "2020v47", "2020v48", "2020v49", "2020v50", "2020v51", "2020v52", "2020v53", "2021v1", "2021v2", "2021v3", "2021v4", "2021v5", "2021v6", "2021v7", "2021v8", "2021v9", "2021v10", "2021v11", "2021v12", "2021v13", "2021v14", "2021v15", "2021v16", "2021v17", "2021v18", "2021v19", "2021v20", "2021v21", "2021v22", "2021v23", "2021v24", "2021v25", "2021v26", "2021v27", "2021v28", "2021v29", "2021v30", "2021v31", "2021v32", "2021v33", "2021v34", "2021v35", "2021v36", "2021v37", "2021v38", "2021v39", "2021v40", "2021v41"], "xaxis": "x", "y": [0, 0, 0, 0, 0, 0, 0, 0, 0, 1, 0, 13, 25, 24, 41, 30, 50, 41, 37, 27, 20, 27, 31, 16, 22, 12, 9, 6, 2, 3, 3, 2, 4, 2, 3, 1, 2, 2, 2, 2, 6, 4, 4, 13, 24, 16, 25, 24, 20, 21, 42, 42, 63, 30, 36, 30, 30, 25, 29, 27, 27, 25, 25, 20, 34, 45, 40, 38, 27, 25, 24, 19, 18, 10, 3, 6, 0, 1, 1, 1, 3, 0, 1, 6, 9, 5, 8, 14, 5, 3, 1, 4, 1, 1], "yaxis": "y"}, {"hovertemplate": "Region=Örebro<br>Vecka=%{x}<br>Antal_intensivvårdade_vecka=%{y}<extra></extra>", "legendgroup": "Örebro", "line": {"color": "#FECB52", "dash": "solid"}, "marker": {"symbol": "cross"}, "mode": "lines+markers", "name": "Örebro", "showlegend": true, "type": "scattergl", "x": ["2020v1", "2020v2", "2020v3", "2020v4", "2020v5", "2020v6", "2020v7", "2020v8", "2020v9", "2020v10", "2020v11", "2020v12", "2020v13", "2020v14", "2020v15", "2020v16", "2020v17", "2020v18", "2020v19", "2020v20", "2020v21", "2020v22", "2020v23", "2020v24", "2020v25", "2020v26", "2020v27", "2020v28", "2020v29", "2020v30", "2020v31", "2020v32", "2020v33", "2020v34", "2020v35", "2020v36", "2020v37", "2020v38", "2020v39", "2020v40", "2020v41", "2020v42", "2020v43", "2020v44", "2020v45", "2020v46", "2020v47", "2020v48", "2020v49", "2020v50", "2020v51", "2020v52", "2020v53", "2021v1", "2021v2", "2021v3", "2021v4", "2021v5", "2021v6", "2021v7", "2021v8", "2021v9", "2021v10", "2021v11", "2021v12", "2021v13", "2021v14", "2021v15", "2021v16", "2021v17", "2021v18", "2021v19", "2021v20", "2021v21", "2021v22", "2021v23", "2021v24", "2021v25", "2021v26", "2021v27", "2021v28", "2021v29", "2021v30", "2021v31", "2021v32", "2021v33", "2021v34", "2021v35", "2021v36", "2021v37", "2021v38", "2021v39", "2021v40", "2021v41"], "xaxis": "x", "y": [0, 0, 0, 0, 0, 0, 0, 0, 0, 0, 0, 1, 6, 9, 9, 13, 9, 12, 6, 2, 3, 1, 2, 5, 1, 0, 2, 0, 1, 0, 0, 1, 0, 0, 0, 0, 1, 0, 0, 0, 0, 0, 1, 2, 2, 4, 6, 4, 1, 5, 1, 3, 7, 4, 4, 2, 4, 0, 3, 0, 1, 3, 4, 7, 7, 11, 13, 14, 7, 8, 3, 4, 1, 2, 1, 0, 0, 0, 0, 0, 1, 0, 0, 0, 2, 1, 1, 1, 0, 1, 0, 0, 0, 0], "yaxis": "y"}, {"hovertemplate": "Region=Östergötland<br>Vecka=%{x}<br>Antal_intensivvårdade_vecka=%{y}<extra></extra>", "legendgroup": "Östergötland", "line": {"color": "#636efa", "dash": "solid"}, "marker": {"symbol": "circle"}, "mode": "lines+markers", "name": "Östergötland", "showlegend": true, "type": "scattergl", "x": ["2020v1", "2020v2", "2020v3", "2020v4", "2020v5", "2020v6", "2020v7", "2020v8", "2020v9", "2020v10", "2020v11", "2020v12", "2020v13", "2020v14", "2020v15", "2020v16", "2020v17", "2020v18", "2020v19", "2020v20", "2020v21", "2020v22", "2020v23", "2020v24", "2020v25", "2020v26", "2020v27", "2020v28", "2020v29", "2020v30", "2020v31", "2020v32", "2020v33", "2020v34", "2020v35", "2020v36", "2020v37", "2020v38", "2020v39", "2020v40", "2020v41", "2020v42", "2020v43", "2020v44", "2020v45", "2020v46", "2020v47", "2020v48", "2020v49", "2020v50", "2020v51", "2020v52", "2020v53", "2021v1", "2021v2", "2021v3", "2021v4", "2021v5", "2021v6", "2021v7", "2021v8", "2021v9", "2021v10", "2021v11", "2021v12", "2021v13", "2021v14", "2021v15", "2021v16", "2021v17", "2021v18", "2021v19", "2021v20", "2021v21", "2021v22", "2021v23", "2021v24", "2021v25", "2021v26", "2021v27", "2021v28", "2021v29", "2021v30", "2021v31", "2021v32", "2021v33", "2021v34", "2021v35", "2021v36", "2021v37", "2021v38", "2021v39", "2021v40", "2021v41"], "xaxis": "x", "y": [0, 0, 0, 0, 0, 0, 0, 0, 0, 0, 0, 8, 20, 13, 11, 19, 12, 4, 3, 4, 3, 1, 5, 1, 1, 2, 0, 0, 0, 0, 0, 0, 0, 1, 0, 0, 0, 0, 0, 0, 0, 1, 2, 5, 5, 6, 8, 6, 6, 9, 10, 10, 8, 7, 9, 8, 5, 1, 4, 6, 5, 1, 5, 6, 8, 5, 15, 12, 19, 14, 14, 2, 3, 3, 3, 3, 1, 1, 0, 0, 0, 0, 2, 0, 1, 3, 3, 3, 2, 0, 2, 2, 1, 0], "yaxis": "y"}], "layout": {"legend": {"title": {"text": "Region"}, "tracegroupgap": 0}, "title": {"text": "Antal intensivvårdade per vecka per län"}, "xaxis": {"anchor": "y", "domain": [0, 1], "title": {"text": "Vecka"}}, "yaxis": {"anchor": "x", "domain": [0, 1], "title": {"text": "Antal_intensivvårdade_vecka"}}}}
